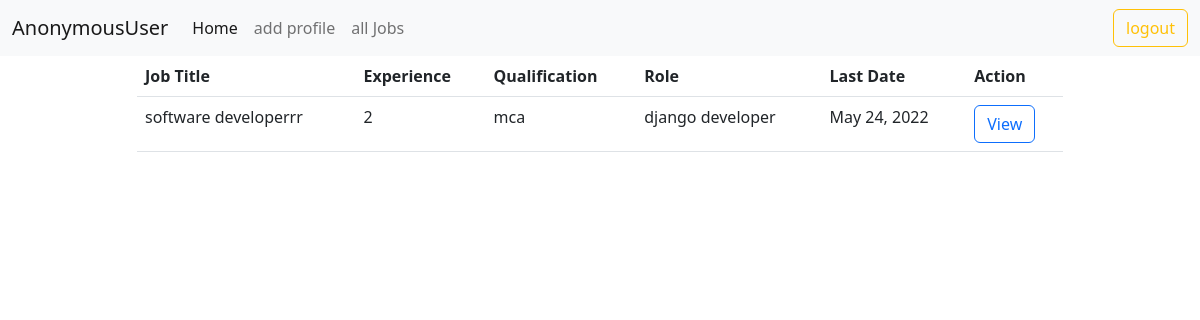
Screenshot of /candidate/job/all with the database file from the repository.
### employer/models.py (models this page shows, shortened)
class Jobs(models.Model):
    posted_by = models.ForeignKey(User, on_delete=models.CASCADE, related_name="company")
    job_title = models.CharField(max_length=120)
    job_description = models.TextField()
    role = models.CharField(max_length=120)
    experience = models.PositiveIntegerField(default=0)
    location = models.CharField(max_length=120)
    salary = models.PositiveIntegerField()
    created_date = models.DateField(auto_now_add=True)
    last_date = models.DateField(null=True)
    qualification = models.CharField(max_length=120, null=True)

### candidate/views.py (the view)
# urls.py: path("job/all", views.CandidateJobListView.as_view(), name="cand-joblist"),
class CandidateJobListView(ListView):
    model = Jobs
    template_name = "cand-Listjobs.html"
    context_object_name = "jobs"

### candidate/templates/cand-Listjobs.html
{%extends 'base_cand.html'%}
{%block body_block%}
<div class="container">
    <div class="row">
        <div class="col-1"></div>
        <div class="col-10">
            <table class="table table-hover">
                <tr>
                    <th>Job Title</th>
                    <th>Experience</th>
                    <th>Qualification</th>
                    <th>Role</th>
                    <th>Last Date</th>
                    <th>Action</th>
                </tr>
                {%for job in jobs%}
                <td>{{job.job_title}}</td>
                <td>{{job.experience}}</td>
                <td>{{job.qualification}}</td>
                <td>{{job.role}}</td>
                <td>{{job.last_date}}</td>
                <td>
                    <a class="btn btn-outline-primary" href="{%url 'cand-jobdetail' job.id%}">View</a>
                </td>
                {%endfor%}
            </table>
        </div>
        <div class="col-1"></div>
    </div>
</div>
{%endblock%}

### rows the page displays
Jobs: job_title "software developerrr", experience "2", qualification "mca", role "django developer", last_date "May 24, 2022"

### other values shown
{{ request.user }} "AnonymousUser"
